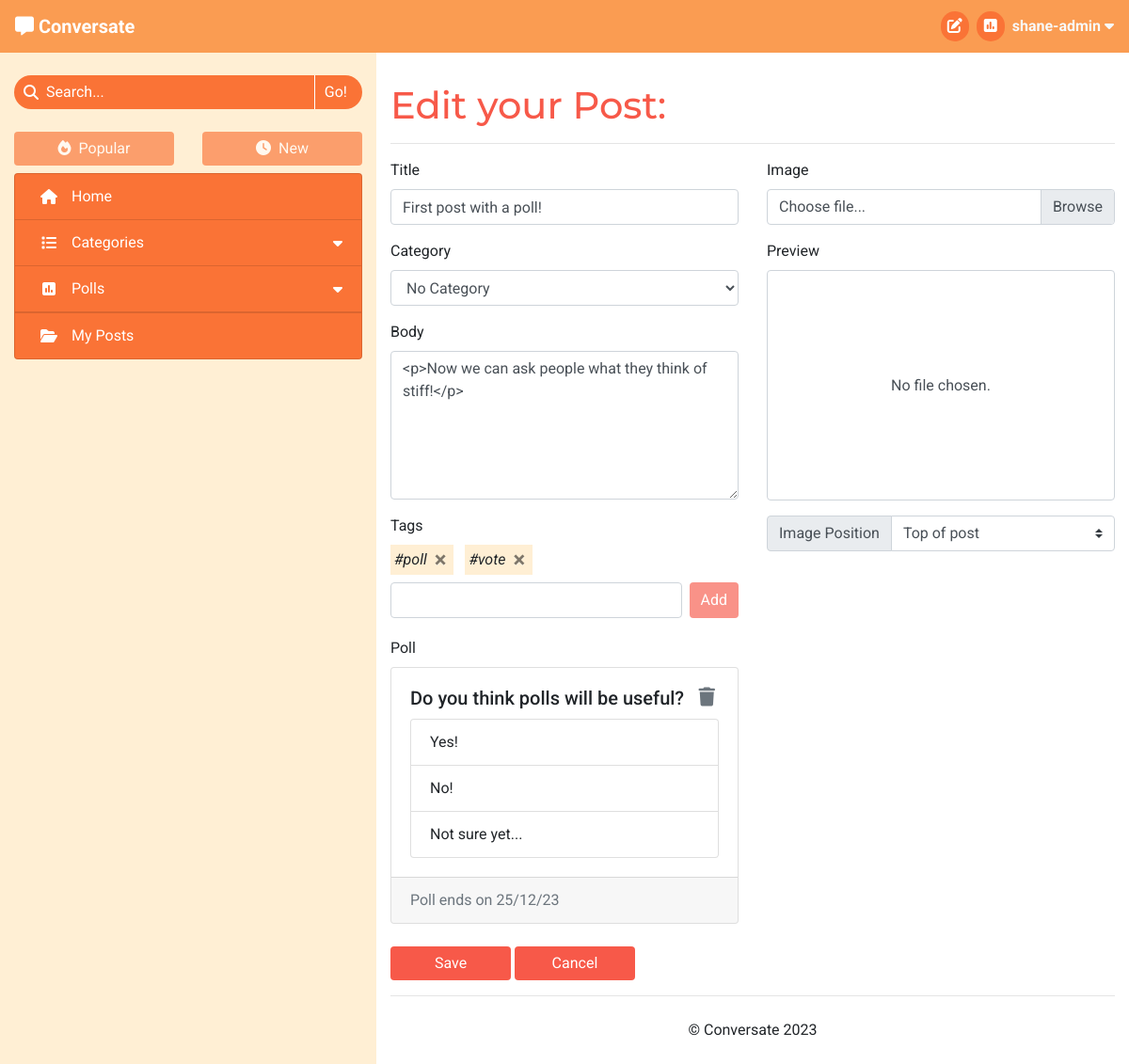
/edit/17 (signed in), run on an earlier commit of the app's database.
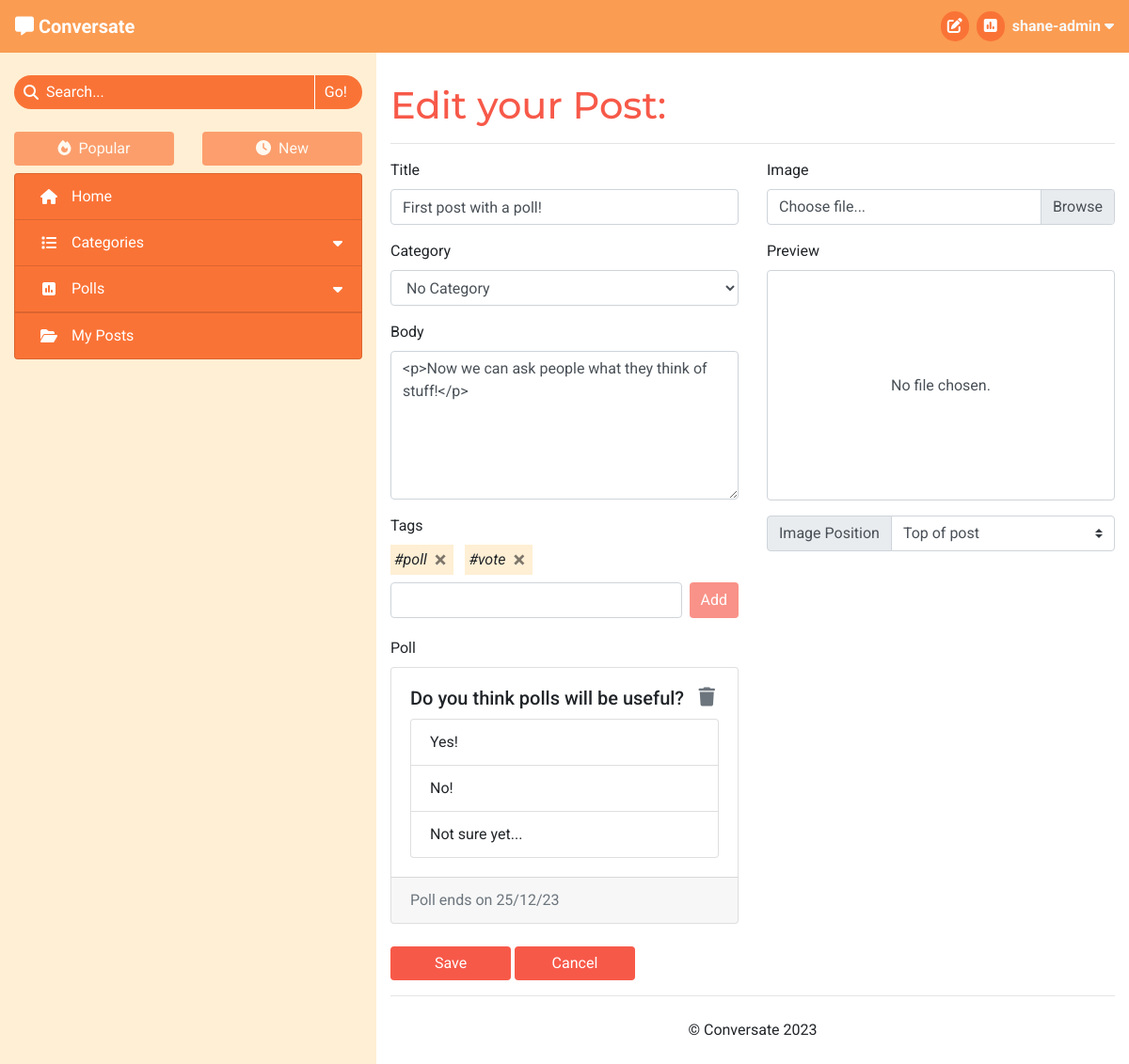
And on a later commit of the database.
### forum/models.py (models this page shows, shortened)
class Post(models.Model):
    title = models.CharField(max_length=100)
    slug = models.SlugField(max_length=100, unique=True)
    category = models.ForeignKey(Category, on_delete=models.CASCADE,
                                 related_name='tagged_posts')
    image = CloudinaryField('image', blank=True)
    image_position = models.IntegerField(blank=True, null=True)
    posted_by = models.ForeignKey(User, on_delete=models.CASCADE,
                                  related_name='added_posts')
    posted_on = models.DateTimeField(auto_now_add=True)
    content = models.TextField()
    tags = models.CharField(max_length=200, blank=True)
    edited = models.BooleanField(default=False)
    likes = models.ManyToManyField(User, related_name='post_likes', blank=True)
    approved = models.BooleanField(default=False)
    class Meta:
        ordering = ['-posted_on']
    def tag_list(self):
        tags_separate = self.tags.split('#')
        tags_separate.pop(0)
        return tags_separate

class Category(models.Model):
    name = models.CharField(max_length=30, unique=True)
    slug = models.SlugField(max_length=30, unique=True)
    icon = models.CharField(max_length=30, default="fa-tag")
    def number_of_posts(self):
        return self.tagged_posts.count()

### forum/views.py (the view, shortened to what this page needs)
# urls.py: path('edit/<int:id>', views.EditPost.as_view(), name='edit_post'),
class EditPost(View):
    def get(self, request, id):
        if not request.user.is_authenticated:
            return redirect('/accounts/login')
        post = get_object_or_404(Post, id=id)
        if post.posted_by != request.user:
            return HttpResponseRedirect(reverse('view_post', args=[post.slug]))
        context = get_base_context(request)
        context['post'] = post
        categories = Category.objects.all()
        context['category_list'] = categories
        return render(request, 'edit_post.html', context)

### forum/core/categories.py (called while the page is built)
def get_top_categories(limit=CATEGORY_COLLAPSIBLE_LIMIT):
    categories = list(Category.objects
                      .annotate(num_posts=Count('tagged_posts'))
                      .filter(num_posts__gt=0)
                      .order_by('-num_posts'))
    num_categories = len(categories)
    category_none = Category.objects.get(slug='none')
    if category_none in categories:
        categories.remove(category_none)
    return {
        'num_categories': num_categories,
        'top_categories': categories[:limit],
        'has_more_categories': (len(categories) > limit)
    }

### forum/core/content.py (called while the page is built)
def get_base_context(request):
    context = get_top_categories()
    context['disable_sort'] = True
    return context

### forum/models.py (called while the page is built)
    def has_expired(self):
        current_time = datetime.now().timestamp()
        end_time = self.due_date.timestamp()
        return current_time > end_time

### templates/edit_post.html (shortened to what the changed rows need)
{% extends "base.html" %}
{% load static %}
{% block content %}
<h1>Edit your Post:</h1>
<form enctype="multipart/form-data" method="POST">
    <div class="container-fluid px-0">
        <div class="row">
            <div class="col-12 col-xl-6">
                <div class="form-group">
                    <label for="title">Title</label>
                    <input type="text" class="form-control" id="title" name="title"
                        maxlength="100" value="{{ post.title }}" required>
                </div>
                <div class="form-group">
                    <label for="category">Category</label>
                    <select id="category" list="category" name="category" class="form-control" required>
                        {% for category in category_list %}
                            <option value="{{ category.name }}" {% if category == post.category %} selected{% endif %}>
                                {{ category.name }}
                            </option>
                        {% endfor %}
                    </select>
                </div>
                <div class="form-group">
                    <label for="content">Body</label>
                    <textarea class="form-control" id="content" name="content" rows="6" required>{{ post.content }}</textarea>
                </div>
            </div>
        </div>
    </div>
</form>
{% endblock content %}

What changed in the data, as far as the page shows it:
changed Post "First post with a poll!": content "<p>Now we can ask people what they think of stiff!</p>" → "<p>Now we can ask people what they think of stuff!</p>"
